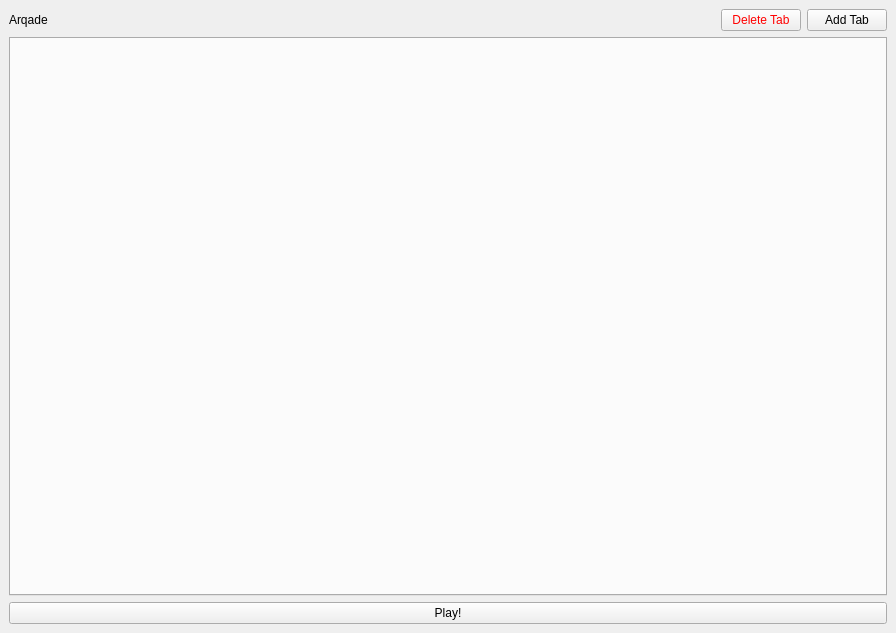
<?xml version="1.0" encoding="UTF-8"?>
<ui version="4.0">
 <class>ArqadeWindow</class>
 <widget class="QMainWindow" name="ArqadeWindow">
  <property name="geometry">
   <rect>
    <x>0</x>
    <y>0</y>
    <width>896</width>
    <height>633</height>
   </rect>
  </property>
  <property name="windowTitle">
   <string>Arqade</string>
  </property>
  <widget class="QWidget" name="centralwidget">
   <layout class="QGridLayout" name="gridLayout_2">
    <item row="0" column="1">
     <spacer name="horizontalSpacer">
      <property name="orientation">
       <enum>Qt::Horizontal</enum>
      </property>
      <property name="sizeHint" stdset="0">
       <size>
        <width>40</width>
        <height>20</height>
       </size>
      </property>
     </spacer>
    </item>
    <item row="0" column="3">
     <widget class="QPushButton" name="addTabButton">
      <property name="text">
       <string>Add Tab</string>
      </property>
     </widget>
    </item>
    <item row="1" column="0" colspan="4">
     <widget class="QTabWidget" name="tabWidget">
      <property name="currentIndex">
       <number>-1</number>
      </property>
     </widget>
    </item>
    <item row="0" column="0">
     <layout class="QGridLayout" name="gridLayout">
      <item row="0" column="0">
       <widget class="QLabel" name="titleLabel">
        <property name="text">
         <string>Arqade</string>
        </property>
       </widget>
      </item>
     </layout>
    </item>
    <item row="2" column="0" colspan="4">
     <widget class="QPushButton" name="startButton">
      <property name="text">
       <string>Play!</string>
      </property>
     </widget>
    </item>
    <item row="0" column="2">
     <widget class="QPushButton" name="deleteTabButton">
      <property name="styleSheet">
       <string notr="true">color: red;
border-color: red;</string>
      </property>
      <property name="text">
       <string>Delete Tab</string>
      </property>
     </widget>
    </item>
   </layout>
  </widget>
 </widget>
 <resources/>
 <connections/>
</ui>
